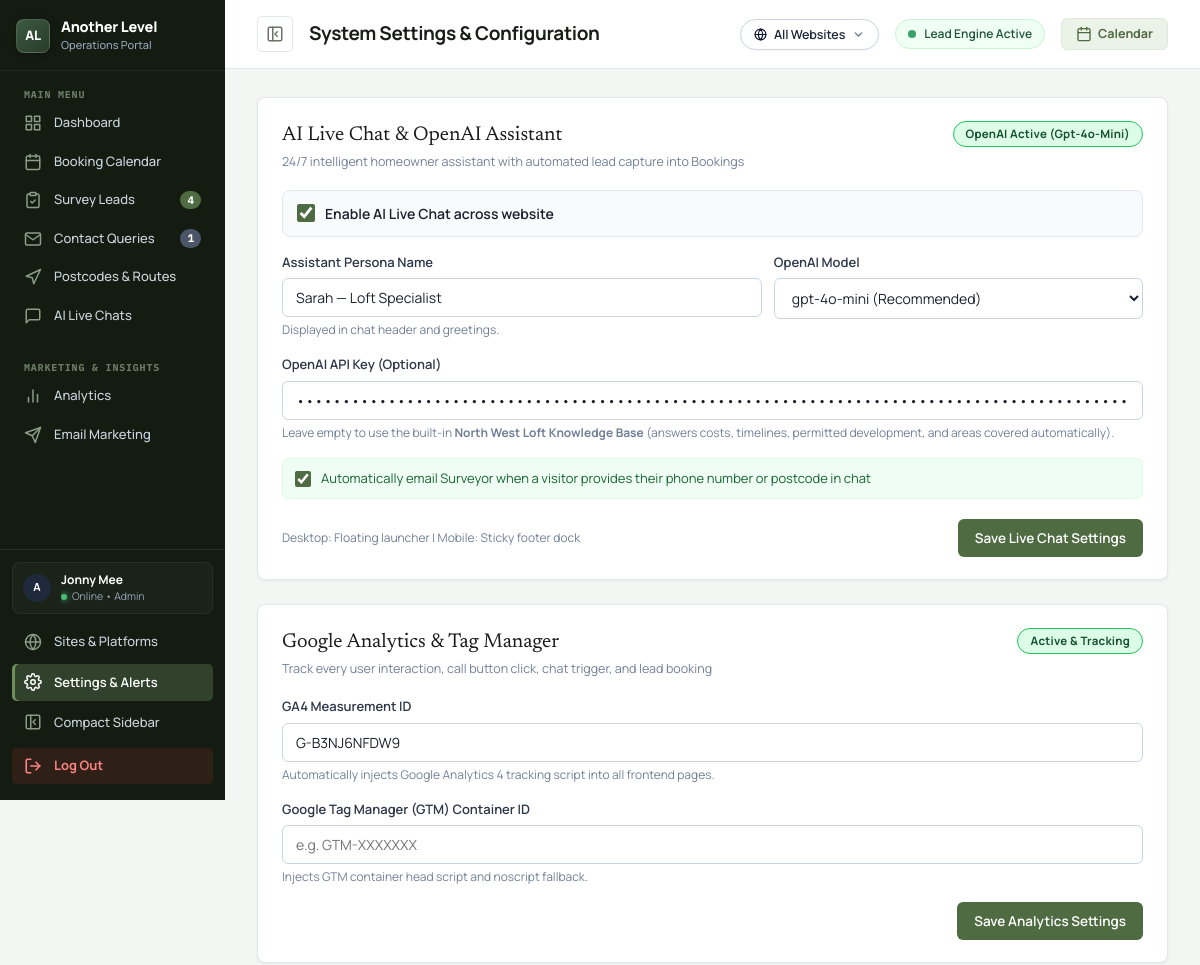
The app's page /panel/settings.php (signed in, upper part), older data.
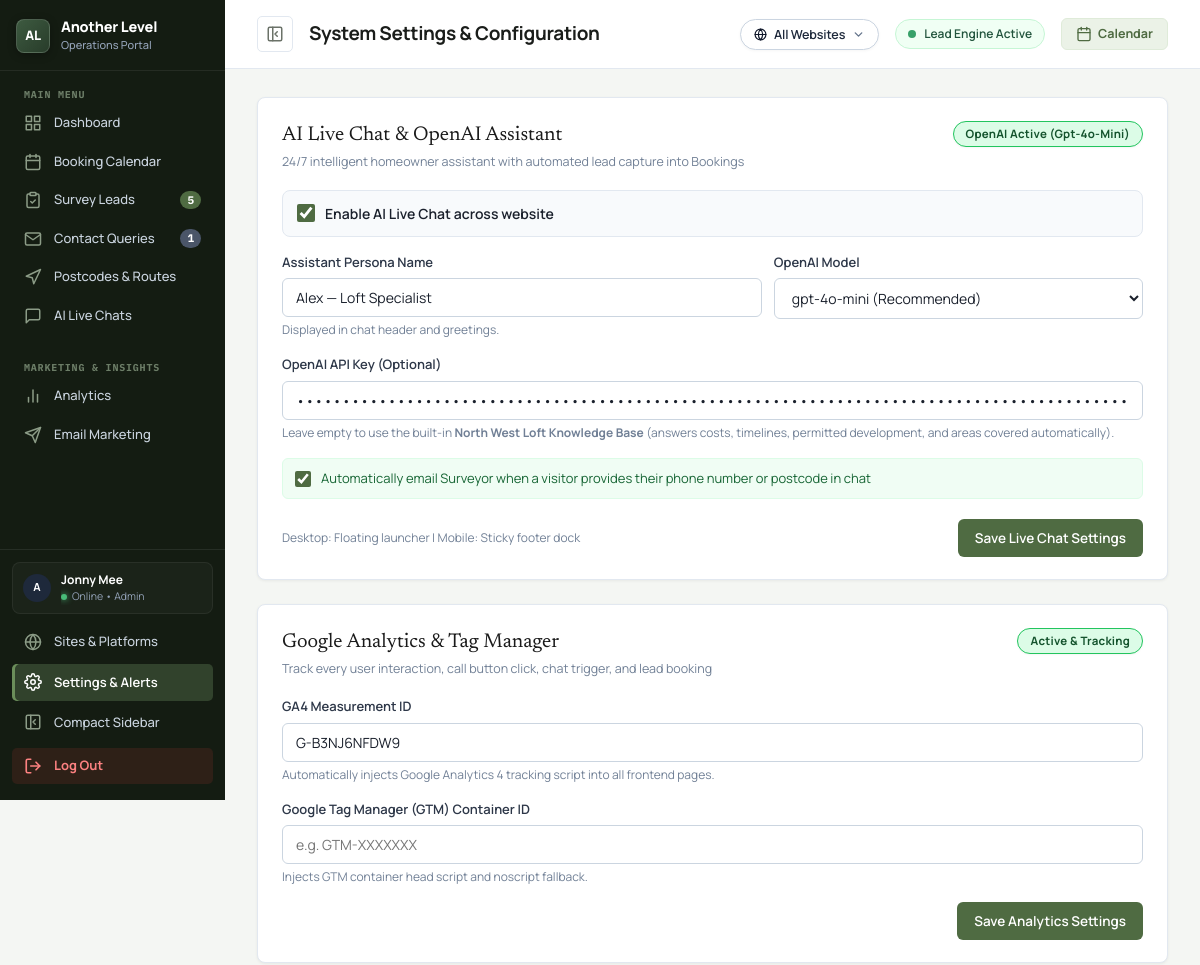
The same page, newer data.
### tables this page shows
CREATE TABLE settings (
            key TEXT PRIMARY KEY,
            value TEXT NOT NULL,
            updated_at DATETIME DEFAULT CURRENT_TIMESTAMP
        );

### panel/includes/auth.php (called while the page is built, shortened)
<?php
require_once __DIR__ . '/db.php';
function getCurrentUser(): ?array {
    $db = getDb();
    $stmt = $db->prepare("SELECT id, username, email, full_name, last_login FROM admin_users WHERE id = :id");
    $stmt->execute([':id' => $_SESSION['panel_user_id']]);
    $user = $stmt->fetch();
    return $user ?: null;
}

### panel/includes/db.php (called while the page is built, shortened)
<?php
function getDb(): PDO {
    static $db = null;
    if ($db !== null) {
        return $db;
    }
    $dataDir = dirname(__DIR__, 2) . '/data';
    $dbPath = $dataDir . '/database.sqlite';
    try {
        $db = new PDO('sqlite:' . $dbPath);
        $db->setAttribute(PDO::ATTR_ERRMODE, PDO::ERRMODE_EXCEPTION);
        $db->setAttribute(PDO::ATTR_DEFAULT_FETCH_MODE, PDO::FETCH_ASSOC);
        $db->exec('PRAGMA journal_mode = WAL;');
        $db->exec('PRAGMA foreign_keys = ON;');
        return $db;
    } catch (PDOException $e) {
        error_log('Database connection error: ' . $e->getMessage());
        throw $e;
    }
}
function getSetting(string $key, string $default = ''): string {
    $db = getDb();
    $stmt = $db->prepare("SELECT value FROM settings WHERE key = :k LIMIT 1");
    $stmt->execute([':k' => $key]);
    $val = $stmt->fetchColumn();
    return $val !== false ? (string)$val : $default;
}

### panel/settings.php (the view, shortened to what the rows shown need)
<?php
require_once __DIR__ . '/includes/auth.php';
$gaId                 = getSetting('ga_measurement_id', '');
$aiChatEnabled        = getSetting('ai_chat_enabled', '1') === '1';
$aiChatLeadNotify     = getSetting('ai_chat_lead_notify', '1') === '1';
$openaiApiKey         = getSetting('openai_api_key', '');
$openaiModel          = getSetting('openai_model', 'gpt-4o-mini');
$aiChatName           = getSetting('ai_chat_name', 'Sarah — Loft Specialist');
$pageTitle = "System Settings & Configuration";
require_once __DIR__ . '/includes/header.php';
?>
<div class="panel-grid-2-1" style="display:grid;grid-template-columns:1.2fr 1fr;gap:24px">
  <div style="display:grid;gap:24px">
    <div class="panel-card">
      <div class="panel-card-header" style="display:flex;justify-content:space-between;align-items:flex-start">
        <div>
          <h2 class="panel-card-title">AI Live Chat &amp; OpenAI Assistant</h2>
        </div>
        <div>
          <?php if ($aiChatEnabled && !empty($openaiApiKey)): ?>
            <span class="badge badge-won">OpenAI Active (<?php echo htmlspecialchars($openaiModel); ?>)</span>
          <?php elseif ($aiChatEnabled): ?>
            <span class="badge badge-won">Active (Knowledge Base Mode)</span>
          <?php else: ?>
            <span class="badge badge-lost">Disabled</span>
          <?php endif; ?>
        </div>
      </div>
      <form method="POST" action="settings.php" style="display:grid;gap:16px">
        <div style="display:flex;align-items:center;gap:10px;padding:12px 14px;background:#F8FAFC;border:1px solid #E2E8F0;border-radius:8px">
          <input type="checkbox" name="ai_chat_enabled" id="ai_chat_enabled" value="1" <?php echo $aiChatEnabled ? 'checked' : ''; ?> style="width:18px;height:18px;accent-color:#4F6B42;cursor:pointer">
          <label for="ai_chat_enabled" style="font-size:14px;font-weight:600;color:#1A202C;cursor:pointer">Enable AI Live Chat across website</label>
        </div>
        <div style="display:grid;grid-template-columns:1.3fr 1fr;gap:12px">
          <div>
            <label class="form-label">Assistant Persona Name</label>
            <input type="text" name="ai_chat_name" class="form-input" value="<?php echo htmlspecialchars($aiChatName); ?>" placeholder="Sarah — Loft Specialist" required>
            <div style="font-size:12px;color:#718096;margin-top:4px">Displayed in chat header and greetings.</div>
          </div>
          <div>
            <label class="form-label">OpenAI Model</label>
            <select name="openai_model" class="form-input">
              <option value="gpt-4o-mini" <?php echo $openaiModel === 'gpt-4o-mini' ? 'selected' : ''; ?>>gpt-4o-mini (Recommended)</option>
            </select>
          </div>
        </div>
        <div>
          <label class="form-label">OpenAI API Key (Optional)</label>
          <input type="password" name="openai_api_key" class="form-input" placeholder="sk-proj-..." value="<?php echo htmlspecialchars($openaiApiKey); ?>" autocomplete="new-password">
          <div style="font-size:12px;color:#718096;margin-top:4px">
            Leave empty to use the built-in <strong>North West Loft Knowledge Base</strong> (answers costs, timelines, permitted development, and areas covered automatically).
          </div>
        </div>
        <div style="display:flex;align-items:center;gap:10px;padding:10px 12px;background:#F0FDF4;border:1px solid #DCFCE7;border-radius:6px">
          <input type="checkbox" name="ai_chat_lead_notify" id="ai_chat_lead_notify" value="1" <?php echo $aiChatLeadNotify ? 'checked' : ''; ?> style="width:16px;height:16px;accent-color:#4F6B42;cursor:pointer">
          <label for="ai_chat_lead_notify" style="font-size:13px;color:#166534;cursor:pointer">
            Automatically email Surveyor when a visitor provides their phone number or postcode in chat
          </label>
        </div>
      </form>
    </div>
    <div class="panel-card">
      <div class="panel-card-header" style="display:flex;justify-content:space-between;align-items:flex-start">
        <div>
          <h2 class="panel-card-title">Google Analytics &amp; Tag Manager</h2>
        </div>
      </div>
      <form method="POST" action="settings.php" style="display:grid;gap:16px">
        <div>
          <label class="form-label">GA4 Measurement ID</label>
          <input type="text" name="ga_measurement_id" class="form-input" placeholder="e.g. G-XXXXXXXXXX" value="<?php echo htmlspecialchars($gaId); ?>">
          <div style="font-size:12px;color:#718096;margin-top:4px">Automatically injects Google Analytics 4 tracking script into all frontend pages.</div>
        </div>
      </form>
    </div>
  </div>
</div>
<?php require_once __DIR__ . '/includes/footer.php'; ?>

### panel/includes/header.php (shortened to what the rows shown need)
<?php
require_once __DIR__ . '/auth.php';
$currentUser = getCurrentUser();
?>
<!DOCTYPE html>
<html lang="en">
<head>
  <link rel="stylesheet" href="css/panel.css?v=<?php echo time(); ?>">
</head>
<body class="panel-body">
<div class="panel-wrapper">
  <aside class="panel-sidebar" id="panelSidebar">
    <div class="sidebar-footer">
      <div class="sidebar-user-mini" style="display:flex;align-items:center;gap:10px;padding:8px 10px;margin-bottom:8px;border-radius:8px;background:rgba(255,255,255,0.03);border:1px solid rgba(255,255,255,0.06);">
        <div class="user-avatar" style="width:28px;height:28px;font-size:11px;background:#1E293B;color:#FFFFFF;border-radius:50%;display:flex;align-items:center;justify-content:center;font-weight:700;flex-shrink:0;">
          <?php echo strtoupper(substr($currentUser['username'] ?? 'J', 0, 1)); ?>
        </div>
        <div style="flex:1;min-width:0;overflow:hidden">
          <div style="font-size:12px;font-weight:700;color:#FFFFFF;white-space:nowrap;overflow:hidden;text-overflow:ellipsis">
            <?php echo htmlspecialchars($currentUser['full_name'] ?? 'Jonny Mee'); ?>
          </div>
          <div style="font-size:10.5px;color:#94A3B8;display:flex;align-items:center;gap:5px">
            <span class="status-dot-green"></span> Online &bull; Admin
          </div>
        </div>
      </div>
    </div>
  </aside>
  <div class="panel-main">
    <header class="panel-topbar">
      <div class="topbar-left">
        <div class="mobile-topbar-brand">
          <div>
            <h1 class="topbar-title">
              <span class="topbar-title-full"><?php echo htmlspecialchars($pageTitle); ?></span>
            </h1>
          </div>
        </div>
      </div>
    </header>
    <main class="panel-content">

Row changes from the older to the newer data that the page shows:
changed settings: ai_chat_name "Sarah — Loft Specialist" → "Alex — Loft Specialist"
Text that changed along with them:
$newBookingsCount: "4" → "5"
